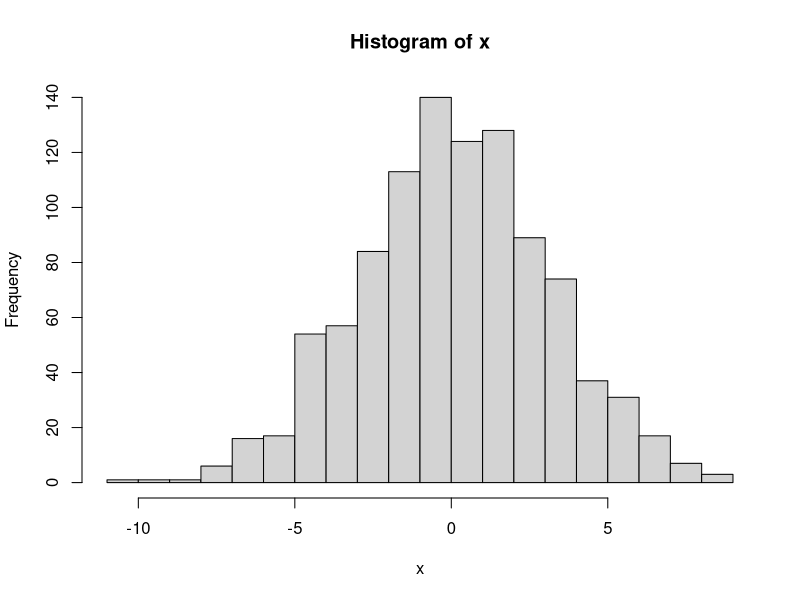
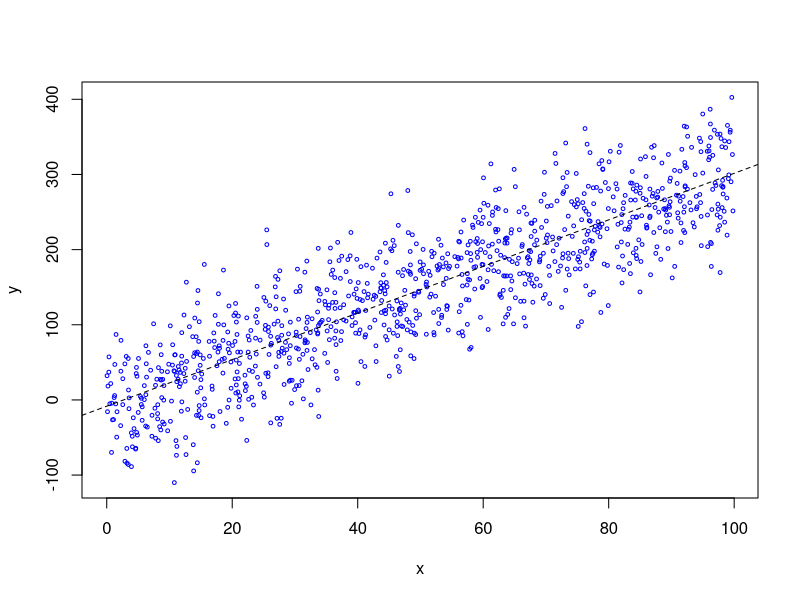

These charts were generated, in order, by the following R code:
###this script creates data and a few plots.

x <- rnorm(n = 1000, mean=0, sd=3)
hist(x, nclass=20)

###
m <- 3
b <- -2
eps <- rnorm(1000,mean=0,sd=50)

x <- runif(1000, 0,100)
y <- m*x+b+eps

plot(x,y, cex=.5, col="blue")
########
abline(lm(y~x), lty=2, col="black")

## hey guys, how's it going?
